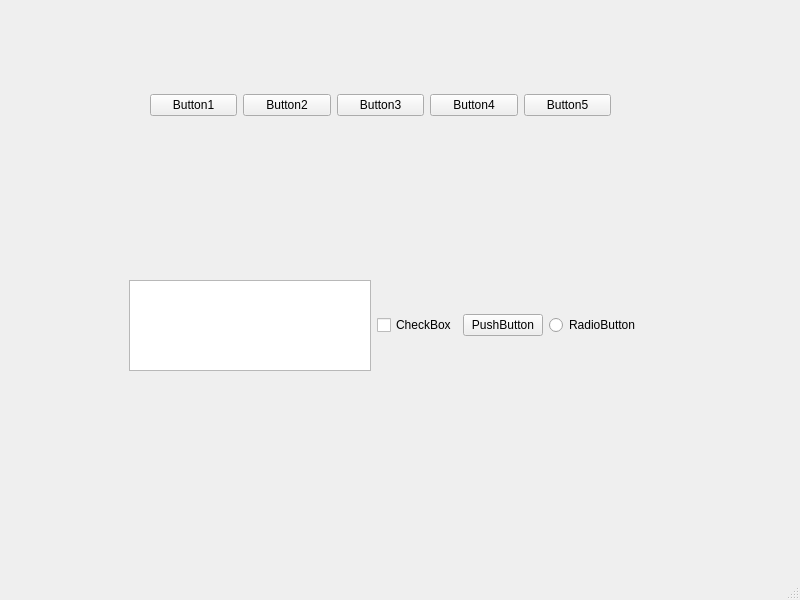
<?xml version="1.0" encoding="UTF-8"?>
<ui version="4.0">
 <class>MainWindow</class>
 <widget class="QMainWindow" name="MainWindow">
  <property name="geometry">
   <rect>
    <x>0</x>
    <y>0</y>
    <width>800</width>
    <height>600</height>
   </rect>
  </property>
  <property name="windowTitle">
   <string>MainWindow</string>
  </property>
  <widget class="QWidget" name="centralwidget">
   <widget class="QWidget" name="horizontalLayoutWidget">
    <property name="geometry">
     <rect>
      <x>129</x>
      <y>280</y>
      <width>511</width>
      <height>91</height>
     </rect>
    </property>
    <layout class="QHBoxLayout" name="horizontalLayout_2">
     <item>
      <widget class="QListView" name="listView"/>
     </item>
     <item>
      <widget class="QCheckBox" name="checkBox">
       <property name="text">
        <string>CheckBox</string>
       </property>
      </widget>
     </item>
     <item>
      <widget class="QPushButton" name="pushButton_6">
       <property name="text">
        <string>PushButton</string>
       </property>
      </widget>
     </item>
     <item>
      <widget class="QRadioButton" name="radioButton">
       <property name="text">
        <string>RadioButton</string>
       </property>
      </widget>
     </item>
    </layout>
   </widget>
   <widget class="QWidget" name="layoutWidget">
    <property name="geometry">
     <rect>
      <x>150</x>
      <y>30</y>
      <width>461</width>
      <height>151</height>
     </rect>
    </property>
    <layout class="QHBoxLayout" name="horizontalLayout">
     <item>
      <widget class="QPushButton" name="pushButton">
       <property name="text">
        <string>Button1</string>
       </property>
      </widget>
     </item>
     <item>
      <widget class="QPushButton" name="pushButton_2">
       <property name="text">
        <string>Button2</string>
       </property>
      </widget>
     </item>
     <item>
      <widget class="QPushButton" name="pushButton_3">
       <property name="text">
        <string>Button3</string>
       </property>
      </widget>
     </item>
     <item>
      <widget class="QPushButton" name="pushButton_4">
       <property name="text">
        <string>Button4</string>
       </property>
      </widget>
     </item>
     <item>
      <widget class="QPushButton" name="pushButton_5">
       <property name="text">
        <string>Button5</string>
       </property>
      </widget>
     </item>
    </layout>
   </widget>
  </widget>
  <widget class="QMenuBar" name="menubar">
   <property name="geometry">
    <rect>
     <x>0</x>
     <y>0</y>
     <width>800</width>
     <height>22</height>
    </rect>
   </property>
  </widget>
  <widget class="QStatusBar" name="statusbar"/>
 </widget>
 <resources/>
 <connections/>
</ui>
